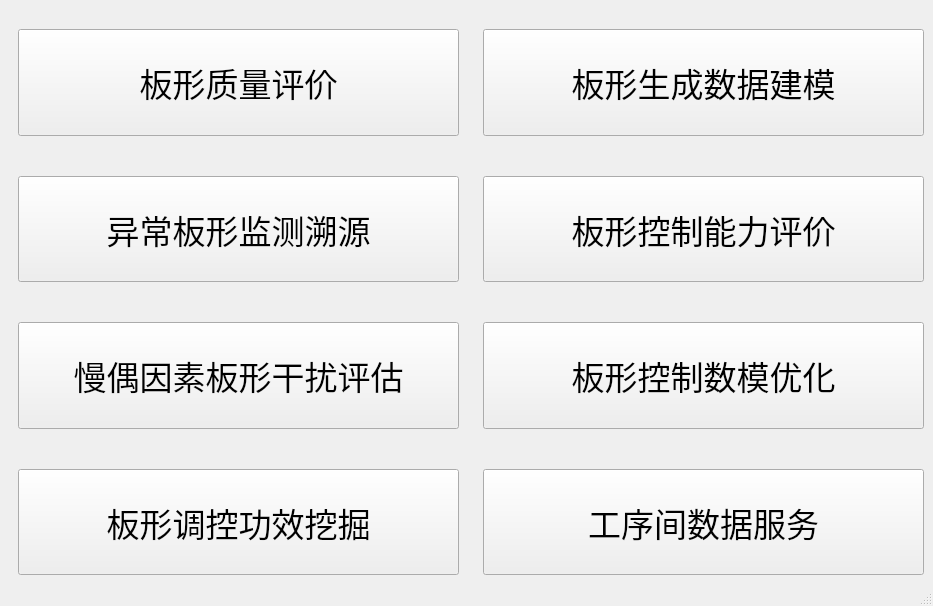
<?xml version="1.0" encoding="UTF-8"?>
<ui version="4.0">
 <class>FlatnessMain</class>
 <widget class="QMainWindow" name="FlatnessMain">
  <property name="geometry">
   <rect>
    <x>0</x>
    <y>0</y>
    <width>933</width>
    <height>606</height>
   </rect>
  </property>
  <property name="windowTitle">
   <string>灯塔工厂上线</string>
  </property>
  <property name="windowIcon">
   <iconset>
    <normaloff>:/icons/images/首钢.png</normaloff>:/icons/images/首钢.png</iconset>
  </property>
  <property name="autoFillBackground">
   <bool>false</bool>
  </property>
  <property name="styleSheet">
   <string notr="true">PrimaryPushButton#PrimaryPushButton{font: 25pt &quot;隶书&quot;;}
PrimaryPushButton#PrimaryPushButton_2{font: 25pt &quot;隶书&quot;;}
PrimaryPushButton#PrimaryPushButton_3{font: 25pt &quot;隶书&quot;;}
PrimaryPushButton#PrimaryPushButton_4{font: 25pt &quot;隶书&quot;;}
PrimaryPushButton#PrimaryPushButton_5{font: 25pt &quot;隶书&quot;;}
PrimaryPushButton#PrimaryPushButton_6{font: 25pt &quot;隶书&quot;;}
PrimaryPushButton#PrimaryPushButton_7{font: 25pt &quot;隶书&quot;;}
PrimaryPushButton#PrimaryPushButton_8{font: 25pt &quot;隶书&quot;;}</string>
  </property>
  <widget class="QWidget" name="centralwidget">
   <layout class="QHBoxLayout" name="horizontalLayout">
    <property name="topMargin">
     <number>20</number>
    </property>
    <property name="rightMargin">
     <number>0</number>
    </property>
    <property name="bottomMargin">
     <number>0</number>
    </property>
    <item>
     <widget class="CardWidget" name="CardWidget">
      <layout class="QVBoxLayout" name="verticalLayout">
       <property name="spacing">
        <number>40</number>
       </property>
       <item>
        <widget class="PrimaryPushButton" name="PrimaryPushButton">
         <property name="sizePolicy">
          <sizepolicy hsizetype="Minimum" vsizetype="Preferred">
           <horstretch>0</horstretch>
           <verstretch>0</verstretch>
          </sizepolicy>
         </property>
         <property name="font">
          <font>
           <family>隶书</family>
           <pointsize>25</pointsize>
           <weight>50</weight>
           <italic>false</italic>
           <bold>false</bold>
          </font>
         </property>
         <property name="text">
          <string>板形质量评价</string>
         </property>
         <property name="icon">
          <iconset>
           <normaloff>:/icons/icons/板形质量评价.png</normaloff>:/icons/icons/板形质量评价.png</iconset>
         </property>
         <property name="iconSize">
          <size>
           <width>25</width>
           <height>25</height>
          </size>
         </property>
        </widget>
       </item>
       <item>
        <widget class="PrimaryPushButton" name="PrimaryPushButton_2">
         <property name="sizePolicy">
          <sizepolicy hsizetype="Minimum" vsizetype="Preferred">
           <horstretch>0</horstretch>
           <verstretch>0</verstretch>
          </sizepolicy>
         </property>
         <property name="font">
          <font>
           <family>隶书</family>
           <pointsize>25</pointsize>
           <weight>50</weight>
           <italic>false</italic>
           <bold>false</bold>
          </font>
         </property>
         <property name="text">
          <string>异常板形监测溯源</string>
         </property>
         <property name="icon">
          <iconset>
           <normaloff>:/icons/icons/异常板形监测溯源.png</normaloff>:/icons/icons/异常板形监测溯源.png</iconset>
         </property>
         <property name="iconSize">
          <size>
           <width>25</width>
           <height>25</height>
          </size>
         </property>
        </widget>
       </item>
       <item>
        <widget class="PrimaryPushButton" name="PrimaryPushButton_3">
         <property name="sizePolicy">
          <sizepolicy hsizetype="Minimum" vsizetype="Preferred">
           <horstretch>0</horstretch>
           <verstretch>0</verstretch>
          </sizepolicy>
         </property>
         <property name="font">
          <font>
           <family>隶书</family>
           <pointsize>25</pointsize>
           <weight>50</weight>
           <italic>false</italic>
           <bold>false</bold>
          </font>
         </property>
         <property name="text">
          <string>慢偶因素板形干扰评估</string>
         </property>
         <property name="icon">
          <iconset>
           <normaloff>:/icons/icons/慢偶因素板形干扰评估.png</normaloff>:/icons/icons/慢偶因素板形干扰评估.png</iconset>
         </property>
         <property name="iconSize">
          <size>
           <width>25</width>
           <height>25</height>
          </size>
         </property>
        </widget>
       </item>
       <item>
        <widget class="PrimaryPushButton" name="PrimaryPushButton_4">
         <property name="sizePolicy">
          <sizepolicy hsizetype="Minimum" vsizetype="Preferred">
           <horstretch>0</horstretch>
           <verstretch>0</verstretch>
          </sizepolicy>
         </property>
         <property name="font">
          <font>
           <family>隶书</family>
           <pointsize>25</pointsize>
           <weight>50</weight>
           <italic>false</italic>
           <bold>false</bold>
          </font>
         </property>
         <property name="text">
          <string>板形调控功效挖掘</string>
         </property>
         <property name="icon">
          <iconset>
           <normaloff>:/icons/icons/板形调控功效挖掘.png</normaloff>:/icons/icons/板形调控功效挖掘.png</iconset>
         </property>
         <property name="iconSize">
          <size>
           <width>25</width>
           <height>25</height>
          </size>
         </property>
        </widget>
       </item>
      </layout>
     </widget>
    </item>
    <item>
     <widget class="CardWidget" name="CardWidget_2">
      <layout class="QVBoxLayout" name="verticalLayout_2">
       <property name="spacing">
        <number>40</number>
       </property>
       <item>
        <widget class="PrimaryPushButton" name="PrimaryPushButton_5">
         <property name="sizePolicy">
          <sizepolicy hsizetype="Minimum" vsizetype="Preferred">
           <horstretch>0</horstretch>
           <verstretch>0</verstretch>
          </sizepolicy>
         </property>
         <property name="font">
          <font>
           <family>隶书</family>
           <pointsize>25</pointsize>
           <weight>50</weight>
           <italic>false</italic>
           <bold>false</bold>
          </font>
         </property>
         <property name="text">
          <string>板形生成数据建模</string>
         </property>
         <property name="icon">
          <iconset>
           <normaloff>:/icons/icons/板形生成数据建模.png</normaloff>:/icons/icons/板形生成数据建模.png</iconset>
         </property>
         <property name="iconSize">
          <size>
           <width>25</width>
           <height>25</height>
          </size>
         </property>
        </widget>
       </item>
       <item>
        <widget class="PrimaryPushButton" name="PrimaryPushButton_6">
         <property name="sizePolicy">
          <sizepolicy hsizetype="Minimum" vsizetype="Preferred">
           <horstretch>0</horstretch>
           <verstretch>0</verstretch>
          </sizepolicy>
         </property>
         <property name="font">
          <font>
           <family>隶书</family>
           <pointsize>25</pointsize>
           <weight>50</weight>
           <italic>false</italic>
           <bold>false</bold>
          </font>
         </property>
         <property name="text">
          <string>板形控制能力评价</string>
         </property>
         <property name="icon">
          <iconset>
           <normaloff>:/icons/icons/板形控制能力评价.png</normaloff>:/icons/icons/板形控制能力评价.png</iconset>
         </property>
         <property name="iconSize">
          <size>
           <width>30</width>
           <height>30</height>
          </size>
         </property>
        </widget>
       </item>
       <item>
        <widget class="PrimaryPushButton" name="PrimaryPushButton_7">
         <property name="sizePolicy">
          <sizepolicy hsizetype="Minimum" vsizetype="Preferred">
           <horstretch>0</horstretch>
           <verstretch>0</verstretch>
          </sizepolicy>
         </property>
         <property name="font">
          <font>
           <family>隶书</family>
           <pointsize>25</pointsize>
           <weight>50</weight>
           <italic>false</italic>
           <bold>false</bold>
          </font>
         </property>
         <property name="text">
          <string>板形控制数模优化</string>
         </property>
         <property name="icon">
          <iconset>
           <normaloff>:/icons/icons/板形控制数模优化.png</normaloff>:/icons/icons/板形控制数模优化.png</iconset>
         </property>
         <property name="iconSize">
          <size>
           <width>25</width>
           <height>25</height>
          </size>
         </property>
        </widget>
       </item>
       <item>
        <widget class="PrimaryPushButton" name="PrimaryPushButton_8">
         <property name="sizePolicy">
          <sizepolicy hsizetype="Minimum" vsizetype="Preferred">
           <horstretch>0</horstretch>
           <verstretch>0</verstretch>
          </sizepolicy>
         </property>
         <property name="font">
          <font>
           <family>隶书</family>
           <pointsize>25</pointsize>
           <weight>50</weight>
           <italic>false</italic>
           <bold>false</bold>
          </font>
         </property>
         <property name="text">
          <string>工序间数据服务</string>
         </property>
         <property name="icon">
          <iconset>
           <normaloff>:/icons/icons/工序间数据服务.png</normaloff>:/icons/icons/工序间数据服务.png</iconset>
         </property>
         <property name="iconSize">
          <size>
           <width>25</width>
           <height>25</height>
          </size>
         </property>
        </widget>
       </item>
      </layout>
     </widget>
    </item>
   </layout>
  </widget>
  <widget class="QStatusBar" name="statusbar"/>
 </widget>
 <customwidgets>
  <customwidget>
   <class>PushButton</class>
   <extends>QPushButton</extends>
   <header>qfluentwidgets</header>
  </customwidget>
  <customwidget>
   <class>PrimaryPushButton</class>
   <extends>PushButton</extends>
   <header>qfluentwidgets</header>
  </customwidget>
  <customwidget>
   <class>CardWidget</class>
   <extends>QFrame</extends>
   <header>qfluentwidgets</header>
   <container>1</container>
  </customwidget>
 </customwidgets>
 <resources/>
 <connections/>
</ui>
